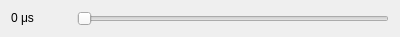
<?xml version="1.0" encoding="UTF-8"?>
<ui version="4.0">
 <class>LabeledSlider</class>
 <widget class="QWidget" name="LabeledSlider">
  <property name="geometry">
   <rect>
    <x>0</x>
    <y>0</y>
    <width>400</width>
    <height>34</height>
   </rect>
  </property>
  <property name="sizePolicy">
   <sizepolicy hsizetype="Preferred" vsizetype="Fixed">
    <horstretch>0</horstretch>
    <verstretch>0</verstretch>
   </sizepolicy>
  </property>
  <property name="windowTitle">
   <string>Form</string>
  </property>
  <layout class="QHBoxLayout" name="horizontalLayout">
   <item>
    <widget class="QLabel" name="label">
     <property name="sizePolicy">
      <sizepolicy hsizetype="Fixed" vsizetype="Fixed">
       <horstretch>0</horstretch>
       <verstretch>0</verstretch>
      </sizepolicy>
     </property>
     <property name="minimumSize">
      <size>
       <width>60</width>
       <height>0</height>
      </size>
     </property>
     <property name="text">
      <string>0 μs</string>
     </property>
    </widget>
   </item>
   <item>
    <widget class="CustomSlider" name="horizontalSlider">
     <property name="orientation">
      <enum>Qt::Horizontal</enum>
     </property>
     <property name="invertedAppearance">
      <bool>false</bool>
     </property>
     <property name="invertedControls">
      <bool>false</bool>
     </property>
    </widget>
   </item>
  </layout>
 </widget>
 <customwidgets>
  <customwidget>
   <class>CustomSlider</class>
   <extends>QSlider</extends>
   <header location="global">graphicItems/customslider.h</header>
  </customwidget>
 </customwidgets>
 <resources/>
 <connections/>
</ui>
